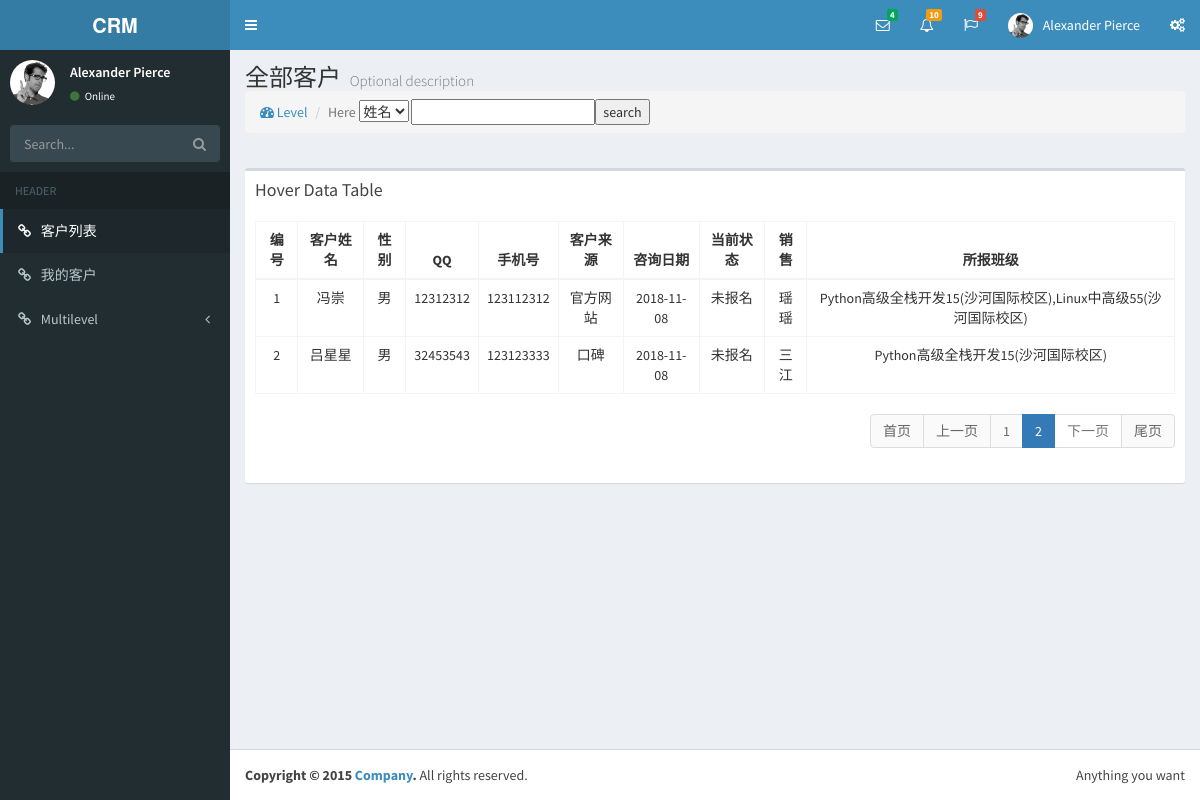
Page /customers/list/?page=2 (signed in) on the committed database.
### app01/models.py (models this page shows, shortened)
class Customer(models.Model):
    qq = models.CharField('QQ', max_length=64, unique=True, help_text='QQ号必须唯一')
    qq_name = models.CharField('QQ昵称', max_length=64, blank=True, null=True)
    name = models.CharField('姓名', max_length=32, blank=True, null=True, help_text='学员报名后，请改为真实姓名')
    sex_type = (('male', '男'), ('female', '女'))
    sex = models.CharField("性别", choices=sex_type, max_length=16, default='male', blank=True, null=True)
    birthday = models.DateField('出生日期', default=None, help_text="格式yyyy-mm-dd", blank=True, null=True)
    phone = models.BigIntegerField('手机号', blank=True, null=True)
    source = models.CharField('客户来源', max_length=64, choices=source_type, default='qq')
    introduce_from = models.ForeignKey('Customer', verbose_name="转介绍自学员", blank=True, null=True,on_delete=models.CASCADE)
    course = MultiSelectField("咨询课程", choices=course_choices)
    class_type = models.CharField("班级类型", max_length=64, choices=class_type_choices, default='fulltime')
    customer_note = models.TextField("客户备注", blank=True, null=True, )
    status = models.CharField("状态", choices=enroll_status_choices, max_length=64, default="unregistered",
                              help_text="选择客户此时的状态")
    date = models.DateTimeField("咨询日期", auto_now_add=True)
    last_consult_date = models.DateField("最后跟进日期", auto_now_add=True)
    next_date = models.DateField("预计再次跟进时间", blank=True, null=True)
    consultant = models.ForeignKey('UserInfo', verbose_name="销售", related_name='customers', blank=True, null=True,on_delete=models.CASCADE )
    class_list = models.ManyToManyField('ClassList', verbose_name="已报班级", )
    def get_classlist(self):
        l=[]
        for cls in self.class_list.all():
            l.append(str(cls))
        return mark_safe(",".join(l))

class UserInfo(AbstractUser):
    tel=models.CharField(max_length=32,null=True,blank=True)
    gender=models.IntegerField(choices=((1,"男"),(2,"女")),default=1)

class ClassList(models.Model):
    course = models.CharField("课程名称", max_length=64, choices=course_choices)
    semester = models.IntegerField("学期")
    campuses = models.ForeignKey('Campuses', verbose_name="校区",on_delete=models.CASCADE)
    price = models.IntegerField("学费", default=10000)
    memo = models.CharField('说明', blank=True, null=True, max_length=100)
    start_date = models.DateField("开班日期")
    graduate_date = models.DateField("结业日期", blank=True, null=True)
    teachers = models.ManyToManyField('UserInfo', verbose_name="老师")
    class_type = models.CharField(choices=class_type_choices, max_length=64, verbose_name='班额及类型', blank=True,
                                  null=True)
    class Meta:
        unique_together = ("course", "semester", 'campuses')
    def __str__(self):
        return "{}{}({})".format(self.get_course_display(), self.semester, self.campuses)

class Campuses(models.Model):
    name = models.CharField(verbose_name='校区', max_length=64)
    address = models.CharField(verbose_name='详细地址', max_length=512, blank=True, null=True)
    def __str__(self):
        return self.name

### app01/views.py (the view)
# urls.py: path('customers/list/', views.customers,name="customers_list"),
def customers(request):
    if reverse("customers_list")==request.path:
        customer_list=Customer.objects.all()
    else:
        customer_list = Customer.objects.filter(consultant=request.user)
    val=request.GET.get("q")
    filter_field="name"
    if val:
        q=Q()
        q.children.append()
        customer_list=customer_list.filter(filter_field=val)
    current_page_num=request.GET.get("page")
    pagination=Pagination(current_page_num,customer_list.count(),request)
    customer_list=customer_list[pagination.start:pagination.end]
    return render(request,"customer_list.html",{"customer_list":customer_list,"pagination":pagination})

### app01/utils/page.py (called while the page is built)
    @property
    def start(self):
        return (self.current_page_num - 1) * self.per_page_num

    @property
    def end(self):
        return self.current_page_num * self.per_page_num

### templates/customer_list.html (shortened to what this page needs)
{% extends "base.html" %}
{% block content %}
    <div class="content-wrapper">
        <section class="content-header">
            <h1>
                全部客户
                <small>Optional description</small>
            </h1>
            <form action="">
                 <ol class="breadcrumb">
                    <li><a href="#"><i class="fa fa-dashboard"></i> Level</a></li>
                    <li class="active">Here</li>
                     <select name="" id="">
                         <option value="name">姓名</option>
                     </select>
                    <input type="text" name="q"><button>search</button>
                </ol>
            </form>
        </section>
        <section class="content">
            <div class="row">
                <div class="col-xs-12">
                    <div class="box">
                        <div class="box-header">
                            <h3 class="box-title">Hover Data Table</h3>
                        </div>
                        <div class="box-body">
                            <table  id="example2" class="text-center table table-bordered table-hover">
                                <thead>
                                    <tr>
                                        <th>编号</th>
                                        <th>客户姓名</th>
                                        <th>性别</th>
                                        <th>QQ</th>
                                        <th>手机号</th>
                                        <th>客户来源</th>
                                        <th>咨询日期</th>
                                        <th>当前状态</th>
                                        <th>销售</th>
                                        <th>所报班级</th>
                                    </tr>
                                </thead>
                                <tbody>
                                 {% for customer in customer_list %}
                                     <tr>
                                          <td>{{ forloop.counter }}</td>
                                          <td>{{ customer.name }}</td>
                                          <td>{{ customer.get_sex_display }}</td>
                                          <td>{{ customer.qq }}</td>
                                          <td>{{ customer.phone }}</td>
                                          <td>{{ customer.get_source_display }}</td>
                                          <td>{{ customer.date|date:'Y-m-d' }}</td>
                                          <td>{{ customer.get_status_display }}</td>
                                          <td>{{ customer.consultant }}</td>
                                          <td>{{ customer.get_classlist }}</td>
                                     </tr>
                                 {% endfor %}
                                </tbody>
                            </table>
                            <nav aria-label="Page navigation" class="pull-right">
                                  <ul class="pagination">
                                     {{ pagination.page_html|safe }}
                                  </ul>
                            </nav>
                        </div>
                    </div>
                </div>
            </div>
        </section>
    </div>
{% endblock %}

### rows in the picture
Customer: name "冯崇", sex "男", qq "12312312", phone "123112312", source "官方网站", date "2018-11-08", status "未报名", consultant "瑶瑶", get_classlist "Python高级全栈开发15(沙河国际校区),Linux中高级55(沙河国际校区)"
Customer: name "吕星星", sex "男", qq "32453543", phone "123123333", source "口碑", date "2018-11-08", status "未报名", consultant "三江", get_classlist "Python高级全栈开发15(沙河国际校区)"

### other values in the picture
{{ pagination.page_html|safe }} "首页 上一页 1 2 下一页 尾页"
